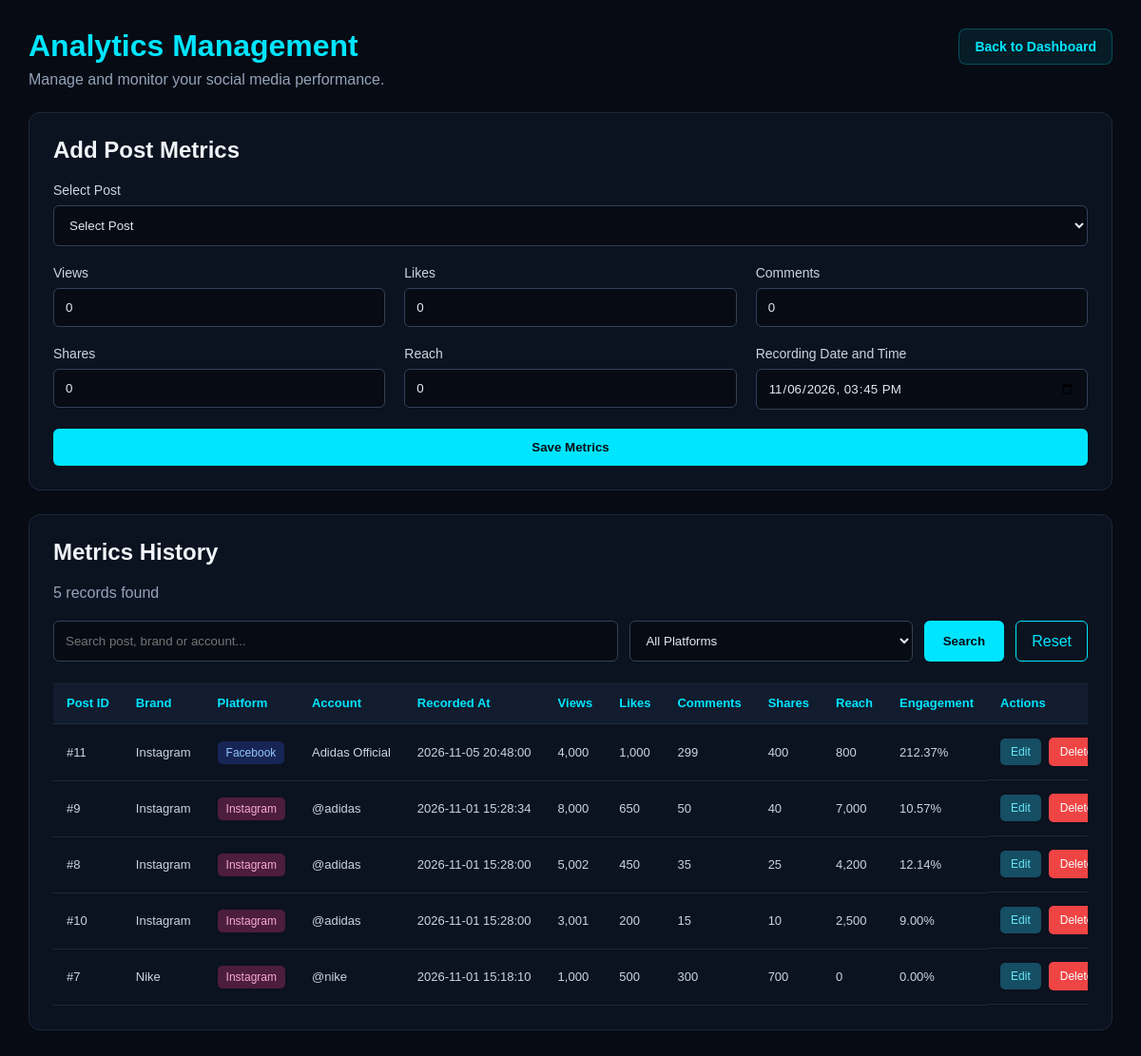
The page /public/metrics.php (signed in) on the database its author committed.
### tables this page shows
CREATE TABLE `post_metrics` (
  `metric_id` int NOT NULL AUTO_INCREMENT,
  `post_id` int NOT NULL,
  `recorded_at` datetime DEFAULT CURRENT_TIMESTAMP,
  `views` bigint unsigned DEFAULT '0',
  `likes` bigint unsigned DEFAULT '0',
  `comments` bigint unsigned DEFAULT '0',
  `shares` bigint unsigned DEFAULT '0',
  `reach` bigint unsigned DEFAULT '0',
  PRIMARY KEY (`metric_id`),
  KEY `post_id` (`post_id`),
  CONSTRAINT `post_metrics_ibfk_1` FOREIGN KEY (`post_id`) REFERENCES `posts` (`post_id`) ON DELETE CASCADE
);

CREATE TABLE `posts` (
  `post_id` int NOT NULL AUTO_INCREMENT,
  `account_id` int NOT NULL,
  `caption` text,
  `post_type` varchar(50) DEFAULT NULL,
  `published_at` datetime DEFAULT NULL,
  `post_url` varchar(500) DEFAULT NULL,
  PRIMARY KEY (`post_id`),
  KEY `account_id` (`account_id`),
  CONSTRAINT `posts_ibfk_1` FOREIGN KEY (`account_id`) REFERENCES `social_accounts` (`account_id`) ON DELETE CASCADE
);

CREATE TABLE `brands` (
  `brand_id` int NOT NULL AUTO_INCREMENT,
  `client_id` int NOT NULL,
  `brand_name` varchar(100) NOT NULL,
  `created_at` timestamp NULL DEFAULT CURRENT_TIMESTAMP,
  PRIMARY KEY (`brand_id`),
  KEY `client_id` (`client_id`),
  CONSTRAINT `brands_ibfk_1` FOREIGN KEY (`client_id`) REFERENCES `clients` (`client_id`)
);

CREATE TABLE `social_accounts` (
  `account_id` int NOT NULL AUTO_INCREMENT,
  `brand_id` int NOT NULL,
  `platform` enum('Instagram','Facebook') NOT NULL,
  `account_name` varchar(150) NOT NULL,
  `platform_account_id` varchar(150) DEFAULT NULL,
  PRIMARY KEY (`account_id`),
  KEY `brand_id` (`brand_id`),
  CONSTRAINT `social_accounts_ibfk_1` FOREIGN KEY (`brand_id`) REFERENCES `brands` (`brand_id`) ON DELETE CASCADE
);

### public/metrics.php (the view, shortened to what this page needs)
<?php
require_once __DIR__ . '/../config/database.php';
$role = getUserRole();
$userId = getUserId();
function escape($value)
{
    return htmlspecialchars((string)$value, ENT_QUOTES, 'UTF-8');
}
if ($role === 'Admin') {
    $stmt = $pdo->query("
        SELECT
            p.post_id,
            p.caption,
            p.published_at,
            sa.account_name,
            sa.platform,
            b.brand_name
        FROM posts p
        JOIN social_accounts sa
            ON p.account_id = sa.account_id
        JOIN brands b
            ON sa.brand_id = b.brand_id
        ORDER BY p.published_at DESC
    ");
} else {
    $stmt = $pdo->prepare("
        SELECT
            p.post_id,
            p.caption,
            p.published_at,
            sa.account_name,
            sa.platform,
            b.brand_name
        FROM posts p
        JOIN social_accounts sa
            ON p.account_id = sa.account_id
        JOIN brands b
            ON sa.brand_id = b.brand_id
        WHERE EXISTS (
            SELECT 1
            FROM brand_members bm
            WHERE bm.brand_id = b.brand_id
            AND bm.user_id = ?
        )
        ORDER BY p.published_at DESC
    ");
    $stmt->execute([$userId]);
}
$posts = $stmt->fetchAll(PDO::FETCH_ASSOC);
$search = trim($_GET['search'] ?? '');
$where = [];
$params = [];
if ($role === 'Social Media Manager') {
    $where[] = "EXISTS (
        SELECT 1
        FROM brand_members bm
        WHERE bm.brand_id = b.brand_id
        AND bm.user_id = ?
    )";
    $params[] = $userId;
}
$whereSQL = '';
if (!empty($where)) {
    $whereSQL = 'WHERE ' . implode(' AND ', $where);
}
$recordsPerPage = 10;
$currentPage = filter_input(
    INPUT_GET,
    'page',
    FILTER_VALIDATE_INT
);
if (!$currentPage || $currentPage < 1) {
    $currentPage = 1;
}
$countQuery = "
    SELECT COUNT(*)
    FROM post_metrics pm
    JOIN posts p ON pm.post_id = p.post_id
    JOIN social_accounts sa ON p.account_id = sa.account_id
    JOIN brands b ON sa.brand_id = b.brand_id
    $whereSQL
";
$stmt = $pdo->prepare($countQuery);
$stmt->execute($params);
$totalRecords = (int)$stmt->fetchColumn();
$offset = ($currentPage - 1) * $recordsPerPage;
$metricsQuery = "
    SELECT
        pm.metric_id,
        pm.recorded_at,
        pm.views,
        pm.likes,
        pm.comments,
        pm.shares,
        pm.reach,
        p.post_id,
        p.caption,
        b.brand_name,
        sa.account_name,
        sa.platform
    FROM post_metrics pm
    JOIN posts p ON pm.post_id = p.post_id
    JOIN social_accounts sa ON p.account_id = sa.account_id
    JOIN brands b ON sa.brand_id = b.brand_id
    $whereSQL
    ORDER BY pm.recorded_at DESC
    LIMIT $recordsPerPage OFFSET $offset
";
$stmt = $pdo->prepare($metricsQuery);
$stmt->execute($params);
$metrics = $stmt->fetchAll(PDO::FETCH_ASSOC);
?>
<!DOCTYPE html>
<html lang="en">
<head>
    <link rel="stylesheet" href="../assets/css/dashboard.css">
    <link rel="stylesheet" href="../assets/css/metrics.css">
</head>
<body>
<div class="metrics-container">
    <header class="metrics-header">
        <div>
            <h1>Analytics Management</h1>
            <p>Manage and monitor your social media performance.</p>
        </div>
        <a href="dashboard.php" class="back-btn">
            Back to Dashboard
        </a>
    </header>
    <section class="metrics-card">
        <h2>Add Post Metrics</h2>
        <?php if (empty($posts)): ?>
            <p>No accessible posts found. Add a post first or assign a brand to your account.</p>
        <?php else: ?>
            <form method="POST" class="metrics-form">
                <div class="form-group full-width">
                    <label for="post_id">Select Post</label>
                    <select name="post_id" id="post_id" required>
                        <option value="">Select Post</option>
                    </select>
                </div>
                <div class="form-group">
                    <label for="views">Views</label>
                    <input type="number" name="views" id="views" min="0" value="0" required>
                </div>
                <div class="form-group">
                    <label for="likes">Likes</label>
                    <input type="number" name="likes" id="likes" min="0" value="0" required>
                </div>
                <div class="form-group">
                    <label for="comments">Comments</label>
                    <input type="number" name="comments" id="comments" min="0" value="0" required>
                </div>
                <div class="form-group">
                    <label for="shares">Shares</label>
                    <input type="number" name="shares" id="shares" min="0" value="0" required>
                </div>
                <div class="form-group">
                    <label for="reach">Reach</label>
                    <input type="number" name="reach" id="reach" min="0" value="0" required>
                </div>
                <div class="form-group">
                    <label for="recorded_at">Recording Date and Time</label>
                    <input
                        type="datetime-local"
                        name="recorded_at"
                        id="recorded_at"
                        value="<?= date('Y-m-d\TH:i') ?>"
                        required
                    >
                </div>
                <div class="form-group full-width">
                    <button type="submit" class="primary-btn">
                        Save Metrics
                    </button>
                </div>
            </form>
        <?php endif; ?>
    </section>
    <section class="metrics-card">
        <div class="section-heading">
            <div>
                <h2>Metrics History</h2>
                <p><?= $totalRecords ?> records found</p>
            </div>
        </div>
        <form method="GET" class="filter-form">
            <input
                type="text"
                name="search"
                placeholder="Search post, brand or account..."
                value="<?= escape($search) ?>"
            >
            <select name="platform">
                <option value="">All Platforms</option>
            </select>
            <button type="submit" class="primary-btn">
                Search
            </button>
            <a href="metrics.php" class="reset-btn">
                Reset
            </a>
        </form>
        <?php if (empty($metrics)): ?>
            <div class="empty-state">
                <h3>No metrics found</h3>
                <p>Try changing your search or adding a metrics record.</p>
            </div>
        <?php else: ?>
            <div class="table-responsive">
                <table class="metrics-table">
                    <thead>
                        <tr>
                            <th>Post ID</th>
                            <th>Brand</th>
                            <th>Platform</th>
                            <th>Account</th>
                            <th>Recorded At</th>
                            <th>Views</th>
                            <th>Likes</th>
                            <th>Comments</th>
                            <th>Shares</th>
                            <th>Reach</th>
                            <th>Engagement</th>
                            <th>Actions</th>
                        </tr>
                    </thead>
                    <tbody>
                        <?php foreach ($metrics as $metric): ?>
                            <?php
                            $engagementRate = 0;
                            if ($metric['reach'] > 0) {
                                $engagementRate = (
                                    $metric['likes'] +
                                    $metric['comments'] +
                                    $metric['shares']
                                ) / $metric['reach'] * 100;
                            }
                            ?>
                            <tr>
                                <td>#<?= escape($metric['post_id']) ?></td>
                                <td><?= escape($metric['brand_name']) ?></td>
                                <td>
                                    <span class="platform-badge <?= strtolower(escape($metric['platform'])) ?>">
                                        <?= escape($metric['platform']) ?>
                                    </span>
                                </td>
                                <td><?= escape($metric['account_name']) ?></td>
                                <td><?= escape($metric['recorded_at']) ?></td>
                                <td><?= number_format((int)$metric['views']) ?></td>
                                <td><?= number_format((int)$metric['likes']) ?></td>
                                <td><?= number_format((int)$metric['comments']) ?></td>
                                <td><?= number_format((int)$metric['shares']) ?></td>
                                <td><?= number_format((int)$metric['reach']) ?></td>
                                <td>
                                    <?= number_format($engagementRate, 2) ?>%
                                </td>
                                <td class="action-buttons">
                                    <a
                                        href="metrics/edit.php?id=<?= escape($metric['metric_id']) ?>"
                                        class="edit-btn"
                                    >
                                        Edit
                                    </a>
                                    <form
                                        method="POST"
                                        action="metrics/delete.php"
                                        onsubmit="return confirm('Are you sure you want to delete this metrics record?');"
                                    >
                                        <button type="submit" class="delete-btn">
                                            Delete
                                        </button>
                                    </form>
                                </td>
                            </tr>
                        <?php endforeach; ?>
                    </tbody>
                </table>
            </div>
        <?php endif; ?>
    </section>
</div>
</body>
</html>

### assets/css/dashboard.css (style rules this page uses)
* { margin: 0; padding: 0; box-sizing: border-box; }
body { font-family: Arial, Helvetica, sans-serif; background: #070b14; color: #e2e8f0; }
a { text-decoration: none; color: inherit; }
button, input { font-family: inherit; }

### assets/css/metrics.css (style rules this page uses)
.metrics-container { padding: 30px; color: #e2e8f0; }
.metrics-header { display: flex; justify-content: space-between; align-items: center; gap: 20px; margin-bottom: 25px; }
.metrics-header h1 { color: #00e5ff; margin-bottom: 8px; }
.metrics-header p, .section-heading p { color: #94a3b8; }
.back-btn, .reset-btn { text-decoration: none; color: #00e5ff; border: 1px solid #00e5ff; padding: 10px 16px; border-radius: 6px; }
.metrics-card { background: #0b1220; border: 1px solid #1e293b; border-radius: 12px; padding: 25px; margin-bottom: 25px; }
.metrics-card h2 { margin-bottom: 20px; color: #f1f5f9; }
.metrics-form { display: grid; grid-template-columns: repeat(3, 1fr); gap: 20px; }
.form-group { display: flex; flex-direction: column; gap: 8px; }
.full-width { grid-column: 1 / -1; }
.form-group label { color: #cbd5e1; font-size: 14px; }
.form-group input, .form-group select, .filter-form input, .filter-form select { background: #070b14; border: 1px solid #334155; color: #e2e8f0; padding: 12px; border-radius: 6px; outline: none; width: 100%; box-sizing: border-box; }
.primary-btn { background: #00e5ff; color: #070b14; border: none; padding: 12px 20px; border-radius: 6px; font-weight: 600; cursor: pointer; text-decoration: none; }
.section-heading { display: flex; justify-content: space-between; margin-bottom: 20px; }
.filter-form { display: grid; grid-template-columns: 2fr 1fr auto auto; gap: 12px; margin-bottom: 22px; }
.reset-btn { display: flex; justify-content: center; align-items: center; }
.table-responsive { width: 100%; overflow-x: auto; }
.metrics-table { width: 100%; border-collapse: collapse; min-width: 1100px; }
.metrics-table th, .metrics-table td { padding: 14px; text-align: left; border-bottom: 1px solid #1e293b; white-space: nowrap; }
.metrics-table th { background: #111c2e; color: #00e5ff; font-size: 13px; }
.metrics-table td { color: #cbd5e1; font-size: 13px; }
.platform-badge { padding: 5px 9px; border-radius: 5px; font-size: 12px; }
.platform-badge.instagram { background: #4c1d3d; color: #f9a8d4; }
.platform-badge.facebook { background: #172554; color: #93c5fd; }
.action-buttons { display: flex; align-items: center; gap: 8px; }
.edit-btn, .delete-btn { padding: 7px 11px; border: none; border-radius: 5px; text-decoration: none; font-size: 12px; cursor: pointer; }
.edit-btn { background: #164e63; color: #67e8f9; }
.delete-btn { background: #7f1d1d; color: #fecaca; }
.action-buttons form { margin: 0; }
.delete-btn { background: #ef4444; color: #fff; border: none; padding: 8px 12px; border-radius: 5px; cursor: pointer; }
.back-btn { display: inline-flex; align-items: center; gap: 8px; margin-bottom: 25px; padding: 10px 16px; color: #00e5ff; background: rgba(0, 229, 255, 0.08); border: 1px solid rgba(0, 229, 255, 0.25); border-radius: 8px; text-decoration: none; font-size: 14px; font-weight: 600; transition: 0.2s ease; }

### rows shown on the page
post_metrics: post.post_id "11", brands.brand_name "Instagram", social_accounts.platform "Facebook", social_accounts.account_name "Adidas Official", recorded_at "2026-11-05 20:48:00", views "4,000", likes "1,000", comments "299", shares "400", reach "800", engagementRate "212.37"
post_metrics: post.post_id "9", brands.brand_name "Instagram", social_accounts.platform "Instagram", social_accounts.account_name "@adidas", recorded_at "2026-11-01 15:28:34", views "8,000", likes "650", comments "50", shares "40", reach "7,000", engagementRate "10.57"
post_metrics: post.post_id "8", brands.brand_name "Instagram", social_accounts.platform "Instagram", social_accounts.account_name "@adidas", recorded_at "2026-11-01 15:28:00", views "5,002", likes "450", comments "35", shares "25", reach "4,200", engagementRate "12.14"
post_metrics: post.post_id "10", brands.brand_name "Instagram", social_accounts.platform "Instagram", social_accounts.account_name "@adidas", recorded_at "2026-11-01 15:28:00", views "3,001", likes "200", comments "15", shares "10", reach "2,500", engagementRate "9.00"
post_metrics: post.post_id "7", brands.brand_name "Nike", social_accounts.platform "Instagram", social_accounts.account_name "@nike", recorded_at "2026-11-01 15:18:10", views "1,000", likes "500", comments "300", shares "700", reach "0", engagementRate "0.00"

### other values the page prints
$totalRecords "5"
